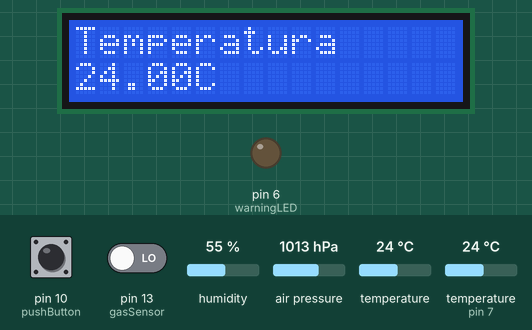
Simulated run of this sketch. Board: Arduino Uno, built with avr-gcc and run on an emulated ATmega328P. Parts: 16×2 character LCD, output pins drawn as LEDs (lit = HIGH). The inputs (shaded band) are chosen by the test bench; at power-on: temperature 24 °C, pin 10 (pushButton) LOW, pin 13 (gasSensor) LOW, air pressure 1013 hPa, humidity 55 %, temperature (sensor on pin 7) 24 °C. What the sketch prints to the serial monitor is not drawn.

Above: at 1.2 s.
1.3 s: temperature (sensor 0) set to 2 °C
At 2.5 s:
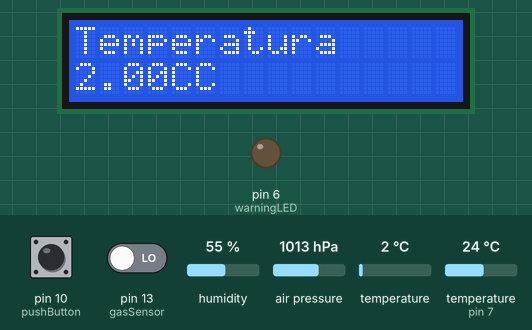
2.8 s: pin 10 (pushButton) pulled HIGH for 0.15 s
At 4.2 s:
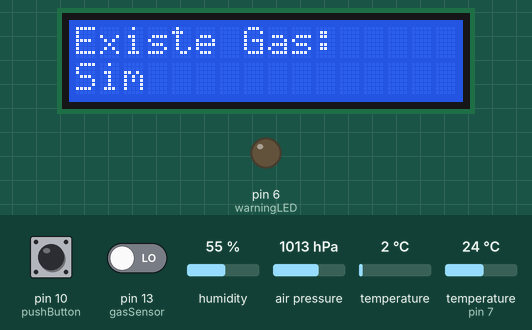
4.5 s: pin 13 (gasSensor) driven HIGH
At 5.0 s:
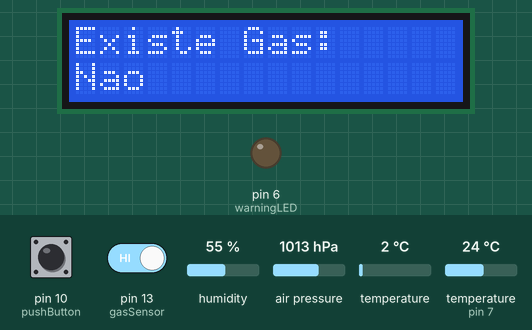
6.0 s: pin 10 (pushButton) pulled HIGH for 1 s
At 7.5 s:
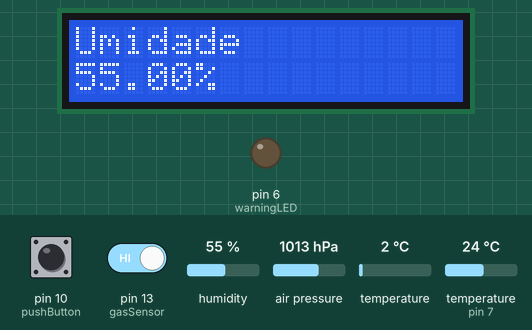
8.5 s: pin 10 (pushButton) pulled HIGH for 0.15 s
At 9.7 s:
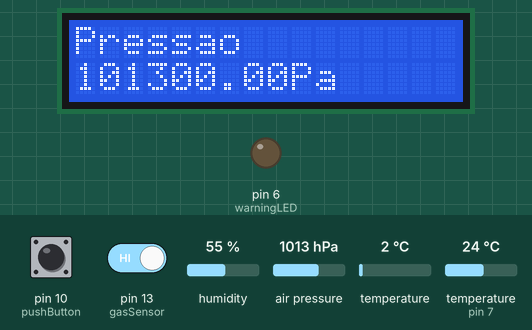
10.2 s: air pressure set to 952 hPa
At 10.6 s:
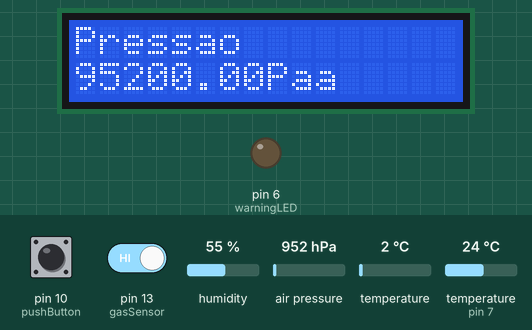
Timing chart, 0 to 12.7 s (numbered marks = the images above; inputs shaded):
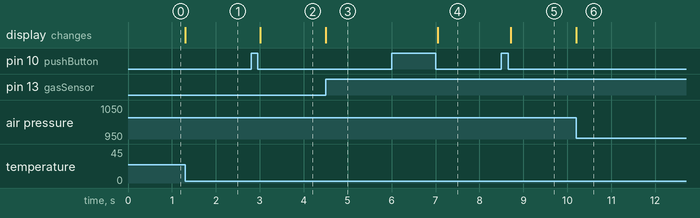

Measured:
- after the input at 1.3 s, the display: changes at once (image 1)
- after the input at 2.8 s, the display: changes after 0.21 s (image 2)
- after the input at 4.5 s, the display: changes at once (image 3)
- after the input at 6.0 s, the display: changes after 1.1 s (image 4)
- after the input at 8.5 s, the display: changes after 0.21 s (image 5)
- after the input at 10.2 s, the display: changes at once (image 6)

The sketch:

LCD.ino
```cpp
#include <Adafruit_Sensor.h>
#include <Adafruit_BMP280.h>
#include <LiquidCrystal.h>
#include <DHT.h>

//Constants
#define pushButton 10
#define gasSensor 13
#define warningLED 6
#define DHTPIN 7     // what pin we're connected to
#define DHTTYPE DHT22   // DHT 22  (AM2302)
DHT dht(DHTPIN, DHTTYPE); //// Initialize DHT sensor for normal 16mhz Arduino

//general declarations
Adafruit_BMP280 bmp;
LiquidCrystal lcd(12,11,5,4,3,2);
/*-LCD pins conection-*/
/*1 .Vss_____GND      */
/*2 .Vdd_____5V       */
/*3 .V0______POT      */
/*4 .Rs______pin 12   */
/*5 .R/W_____GND      */
/*6 .Enable__pin 11   */
/*7 .DB0              */
/*8 .DB1              */
/*9 .DB2              */
/*10.DB3              */
/*11.DB4_____pin 5    */
/*12.DB5_____pin 4    */
/*13.DB6_____pin 3    */
/*14.DB7_____pin 2    */
/*15.Anodo___5V       */
/*16.Catodo__GND      */
/**********************/

//global variables
int lcdState=0;   //switch control
int btnState=0;   //switch control

float temperature;//Sensor data
float pressure;   //Sensor data
float humidity;   //Sensor data
bool  gas;        //Sensor data

unsigned long timer;  //time counter
unsigned long dataBaseBaud=60000;//upload data baud rate
String sendingStream; //String of data

void setup() {
  pinMode(pushButton, INPUT);
  pinMode(gasSensor,  INPUT);
  pinMode(warningLED, OUTPUT);
  lcd.begin(16,2);            //initializing lcd
  lcd.setCursor(0,0);         //seting cursor position
  dht.begin();                //initializing dht
  Serial.begin(115200);       //initializing serial com with esp28566
  Serial.println(dataBaseBaud);
  if(!bmp.begin(0x76)){       //initializing bpm280 if error do...
    digitalWrite(warningLED,HIGH);
    while(1);
  }
  timer=millis();
}

void loop() {
    if(digitalRead(pushButton)){        //pushButtom reading
      delay(100);                       //debounce delay
      btnState=digitalRead(pushButton);
      if(btnState==0){                  //buttom released
        lcdState++;                     //next state
        if(lcdState>3) lcdState=0;//looping stat
        lcd.clear();
      }
      //digitalWrite(warningLED,LOW);
    }
    readSensors();                    //reading all sensor values
    if(millis()-timer>=dataBaseBaud){ //cheking data sending time
      sendData();                     //sending data to esp28566
      timer=millis();                 //refresh timer
    }
    switch(lcdState){
      case 0:
        lcd.setCursor(0,0);
        lcd.print("Temperatura");
        lcd.setCursor(0,1);
        lcd.print(temperature);
        lcd.print("C");
        break;

      case 1:
        lcd.setCursor(0,0);
        lcd.print("Existe Gas:");
        if(gas==1){
          lcd.setCursor(0,1);
          lcd.print("Nao");
        }else{
          lcd.setCursor(0,1);
          lcd.print("Sim");
        }
        break;

      case 2:
        lcd.setCursor(0,0);
        lcd.print("Umidade");
        lcd.setCursor(0,1);
        lcd.print(humidity);
        lcd.print("%");
        break;

      case 3:
        lcd.setCursor(0,0);
        lcd.print("Pressao");
        lcd.setCursor(0,1);
        lcd.print(pressure);
        lcd.print("Pa");
        break;

      default:
        break;
    }
}

void readSensors(){ //reading sensors
  temperature=bmp.readTemperature();
  pressure=bmp.readPressure();
  humidity = dht.readHumidity();
  gas = digitalRead(gasSensor);
}

void sendData(){
  sendingStream=""; //Concatenate data in a string
  sendingStream+=temperature;
  sendingStream+=" ";
  sendingStream+=humidity;
  sendingStream+=" ";
  sendingStream+=pressure;
  sendingStream+=" ";
  sendingStream+=gas;
  sendingStream+='f';//end message char
  Serial.print(sendingStream);//send data to esp28566
  /*Serial.println(millis()-timer);
  digitalWrite(warningLED,HIGH);*/
}
```
